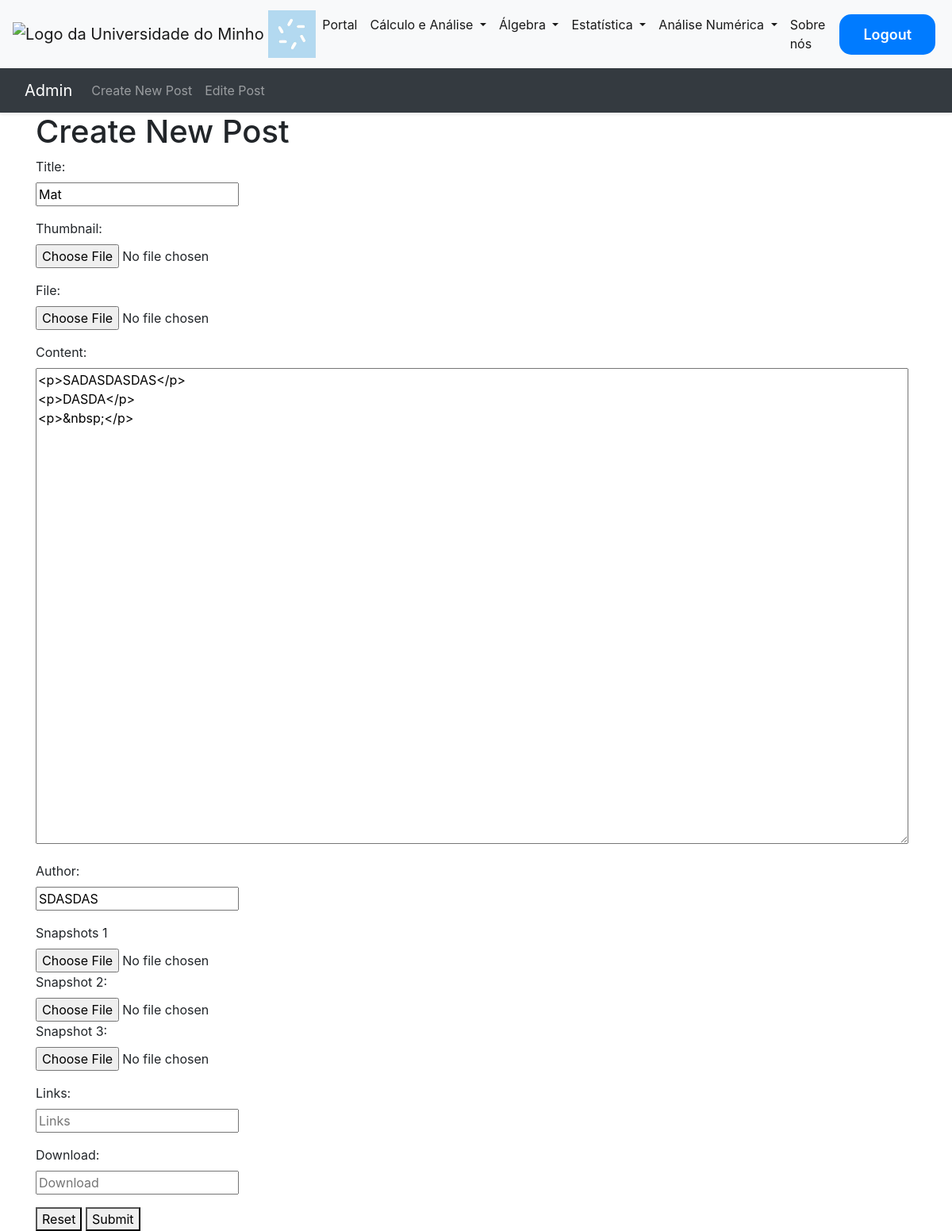
Page /edit-post/1 (signed in) on the committed database.
### tables this page shows
CREATE TABLE posts
             (id INTEGER PRIMARY KEY AUTOINCREMENT,
              title TEXT,
              content TEXT,
              thumbnail_url TEXT,
              file_url TEXT,
              author TEXT,
              snapshots_1 TEXT,
              snapshots_2 TEXT,
              snapshots_3 TEXT,
              links TEXT,
              download TEXT,
              created_at TIMESTAMP DEFAULT CURRENT_TIMESTAMP);

### main.py (the view, shortened to what this page needs)
@app.route("/edit-post/<int:post_id>", methods=["GET", "POST"])
def edit_post(post_id):
    if 'email' not in session or session['tipo'] != 'admin':
        flash("Acesso negado!", category='error')
        return redirect("/")
    can_edit = False
    if 'email' in session and session['tipo'] == 'admin':
        can_edit = True
    conn = sqlite3.connect("database.db")
    c = conn.cursor()
    c.execute("SELECT * FROM posts WHERE id=?", (post_id,))
    post = c.fetchone()
    author = post[5]
    content = post[2]
    links = post[9]
    download = post[10]
    return render_template("edit_post.html", post=post, can_edit=can_edit)

### templates/edit_post.html
{% extends "base.html" %}
{% block content %}
<div class="container">
  <h1>Create New Post</h1>
  <form method="post" enctype="multipart/form-data">
    <div class="form-group">
      <label for="title">Title:</label>
      <input type="text" id="title" name="title" placeholder="Title" value="{{ post[1] }}" required>
    </div>
    <div class="form-group">
      <label for="thumbnail">Thumbnail:</label>
      <input type="file" id="thumbnail" name="thumbnail" required>
    </div>
    <div class="form-group">
      <label for="file">File:</label>
      <input type="file" id="file" name="file" required>
    </div>
    <div class="form-group">
      <label for="content">Content:</label>
      <textarea id="content" name="content" placeholder="Content" required>{{ post[2] }}</textarea>
    </div>
    <div class="form-group">
      <label for="author">Author:</label>
      <input type="text" id="author" name="author" placeholder="Author" value="{{ post[5] }}" required >
    </div>
    <div class="form-group">
      <label for="snapshots_1">Snapshots 1</label>
      <input type="file" id="snapshots_1" name="snapshots_1">
      <label for="snapshots_2">Snapshot 2:</label>
      <input type="file" id="snapshots_2" name="snapshots_2">
      <label for="snapshots_3">Snapshot 3:</label>
      <input type="file" id="snapshots_3" name="snapshots_3">
    </div>
    <div class="form-group">
      <label for="links">Links:</label>
      <input type="text" id="links" name="links" placeholder="Links" value="{{ post[9] }}">
    </div>
    <div class="form-group">
      <label for="download">Download:</label>
      <input type="text" id="download" name="download" placeholder="Download" value="{{ post[10] }}">
    </div>
    <button type="reset">Reset</button>
    <button type="submit">Submit</button>
  </form>
</div>
{% endblock %}

### static/style.css (style rules this page uses)
label { display: block; }
textarea[name="content"] { height: 600px; width: 1100px; }

### rows in the picture
posts: title "Mat", content "<p>SADASDASDAS</p> <p>DASDA</p> <p>&nbsp;</p>", author "SDASDAS"
